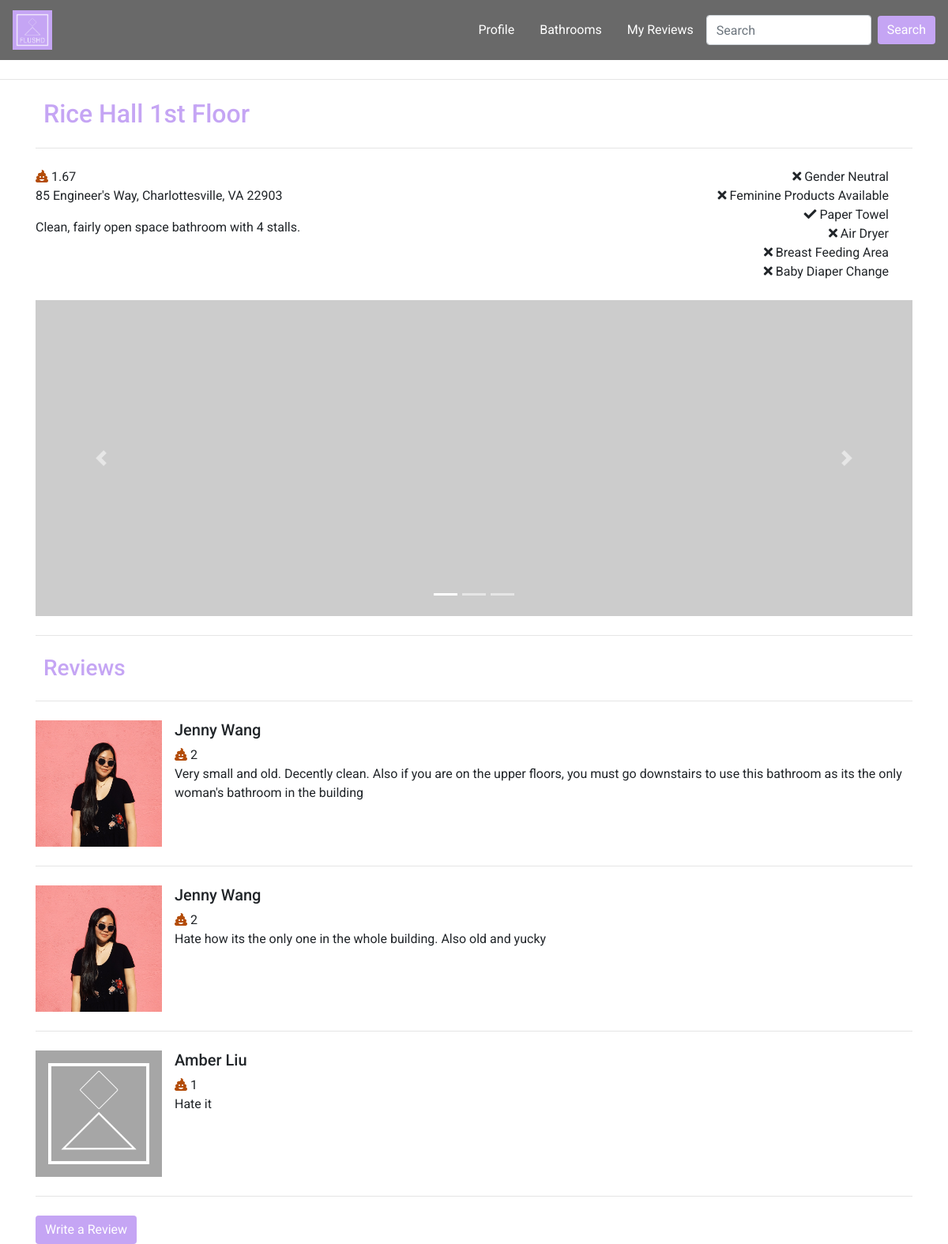
The page /bathroom-detail.php?bID=2 on the database as committed earlier.
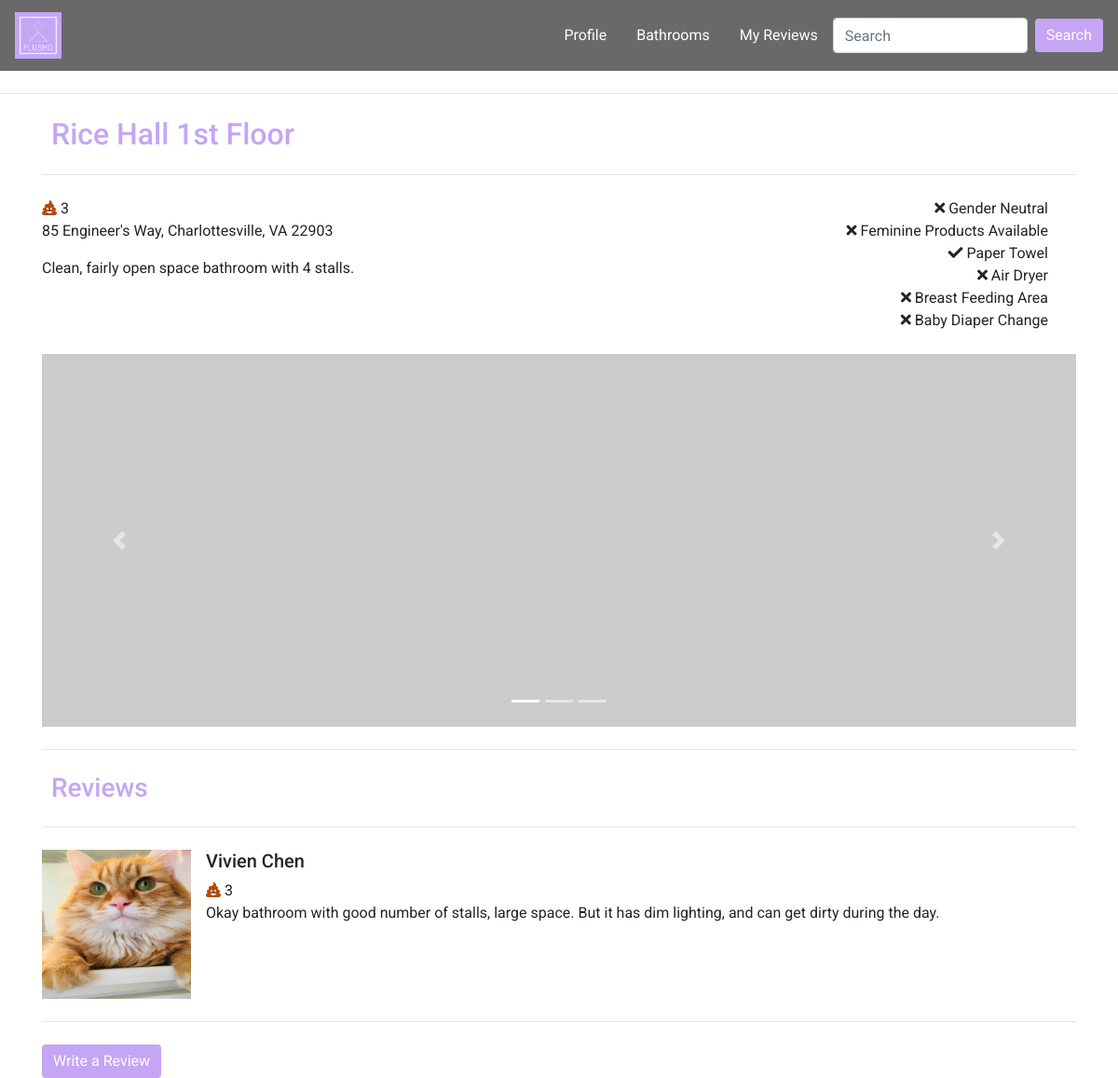
The same page on the database as committed later.
### tables this page shows
CREATE TABLE `bathrooms` (
  `ID` int(6) NOT NULL,
  `bTitle` varchar(100) NOT NULL,
  `bDesc` varchar(300) NOT NULL,
  `bLoc` varchar(200) NOT NULL,
  `AvgRating` float DEFAULT '0',
  `GenderNeutral` tinyint(1) NOT NULL DEFAULT '0',
  `FemProducts` tinyint(1) NOT NULL DEFAULT '0',
  `PaperTowel` tinyint(1) NOT NULL DEFAULT '0',
  `AirDryer` tinyint(1) NOT NULL DEFAULT '0',
  `BreastFeed` tinyint(1) NOT NULL DEFAULT '0',
  `Diaper` tinyint(1) NOT NULL DEFAULT '0'
);

CREATE TABLE `reviews` (
  `ID` int(6) NOT NULL,
  `uID` int(6) NOT NULL,
  `bID` int(6) NOT NULL,
  `title` varchar(100) NOT NULL,
  `rDesc` varchar(300) NOT NULL,
  `rating` int(2) NOT NULL
);

CREATE TABLE `users` (
  `ID` int(6) NOT NULL,
  `firstname` varchar(50) NOT NULL,
  `lastname` varchar(50) NOT NULL,
  `username` varchar(50) NOT NULL,
  `email` varchar(100) NOT NULL,
  `pwd` varchar(100) NOT NULL,
  `reg_date` timestamp NOT NULL DEFAULT CURRENT_TIMESTAMP COMMENT 'date the user registered',
  `profilepic` varchar(100) DEFAULT NULL,
  `admin` tinyint(1) NOT NULL DEFAULT '0'
);

### bathroom-detail.php (the view, shortened to what this page needs)
<!DOCTYPE html>
<html lang="en">
    <head>
        <link rel="stylesheet" href="https://maxcdn.bootstrapcdn.com/bootstrap/4.2.1/css/bootstrap.min.css" />
        <link rel="stylesheet" href="styles/style.css">
        <link rel="stylesheet" href="styles/bathroom-profile.css">
        <link rel="stylesheet" href="styles/user-home-style.css">
        <link rel="stylesheet" href="https://use.fontawesome.com/releases/v5.7.2/css/all.css">
    </head>
<?php
$bID = (int) $_GET['bID'];
$servername = "localhost";
$username = "root";
$password = "";
$dbname = "flushd";
$conn = new mysqli($servername, $username, $password, $dbname);
$get_bath_detail = "SELECT bTitle, AvgRating, bLoc, bDesc
FROM bathrooms B
WHERE ID=$bID";
$result = $conn->query($get_bath_detail);
if ($result -> num_rows > 0) {
    $row = $result->fetch_assoc();
    extract($row);
} else {
    echo 'No results';
}
$get_reviews = "SELECT R.ID, R.title, R.uID, R.rDesc, R.rating, U.firstname, U.lastname, U.profilepic
FROM bathrooms B
INNER JOIN reviews R ON R.bID = B.ID
INNER JOIN users U ON R.uID = U.ID
WHERE R.bID=$bID";
$reviews = null;
$result = $conn->query($get_reviews);
if ($result -> num_rows > 0) {
    while($row = $result->fetch_assoc()) {
        extract($row);
        $reviews[] = array('rID'=>$ID,'rTitle'=>$title, 'rDesc'=>$rDesc, 'rating'=>$rating, 'uID'=>$uID,
         'fname'=>$firstname, 'lname'=>$lastname, 'profilepic'=>$profilepic);
    }
}
?>
    <body>
        <nav class="navbar sticky-top navbar-expand-lg" id="mainNav">
            <a class="navbar-brand" href="user-home.html">
              <img src="images/FLUSHD_logo.PNG" width="50" height="50" class="d-inline-block align-top" alt="logo">
            </a>
            <div class="collapse navbar-collapse justify-content-end" id="collapsibleNavbar">
                <ul class="nav nav-pills">
                    <li class="nav-item">
                      <a class="nav-link" id="profile-link" href="user-profile.php">Profile</a>
                    </li>
                    <li class="nav-item">
                        <a class="nav-link" id="bathroom-link" href="bathroom-index.html">Bathrooms</a>
                    </li>
                    <li class="nav-item">
                      <a class="nav-link" id="reviews-link" href="#">My Reviews</a>
                    </li>
                </ul>
                <form class="form-inline my-2 my-lg-0">
                    <input class="form-control mr-sm-2" type="search" placeholder="Search" aria-label="Search">
                    <button class="btn btn-outline-success my-2 my-sm-0" type="submit">Search</button>
                </form>
            </div>
        </nav>
        <hr class="my-4">
        <div class="container" id="bathroomInfo">
            <h2 id="bathroom-title"><?php echo $bTitle;?></h2>
            <hr class="my-4">
            <div class="row">
                <div class="col left-col">
                        <span class="fas fa-poo checked" id="poo-rating1"></span>
                        <span id="avg-rating"><?php echo round($AvgRating, 2); ?></span>
                        <p id="bath-address"><?php echo $bLoc;?></p>
                        <p id="bath-desc"><?php echo $bDesc?></p>
                </div>
                <div class="col right-col">
                    <i class="<?php $xml=simplexml_load_file("bathrooms.xml") or die("Error: Cannot create object");
                        if($xml->bath[$bID]->GenderNeutral == 1) {echo 'fas fa-check';} else{echo 'fas fa-times';} ?>" id="gender-icon"></i><span> Gender Neutral</span><br>
                    <i class="<?php $xml=simplexml_load_file("bathrooms.xml") or die("Error: Cannot create object");
                        if($xml->bath[$bID]->FemProducts == 1) {echo 'fas fa-check';} else{echo 'fas fa-times';} ?>" id="fem-icon"></i><span> Feminine Products Available</span><br>
                    <i class="<?php $xml=simplexml_load_file("bathrooms.xml") or die("Error: Cannot create object");
                        if($xml->bath[$bID]->PaperTowel == 1) {echo 'fas fa-check';} else{echo 'fas fa-times';} ?>" id="paper-icon"></i><span> Paper Towel</span><br>
                    <i class="<?php $xml=simplexml_load_file("bathrooms.xml") or die("Error: Cannot create object");
                        if($xml->bath[$bID]->AirDryer == 1) {echo 'fas fa-check';} else{echo 'fas fa-times';} ?>" id="air-icon"></i><span> Air Dryer</span><br>
                    <i class="<?php $xml=simplexml_load_file("bathrooms.xml") or die("Error: Cannot create object");
                        if($xml->bath[$bID]->BreastFeed == 1) {echo 'fas fa-check';} else{echo 'fas fa-times';} ?>" id="breast-icon"></i><span> Breast Feeding Area</span><br>
                    <i class="<?php $xml=simplexml_load_file("bathrooms.xml") or die("Error: Cannot create object");
                        if($xml->bath[$bID]->Diaper == 1) {echo 'fas fa-check';} else{echo 'fas fa-times';} ?>" id="diaper-icon"></i><span> Baby Diaper Change</span><br>
                </div>
            </div>
            <br>
            <div id="bathroomPics" class="carousel slide" data-ride="carousel">
                <ol class="carousel-indicators">
                    <li data-target="#bathroomPics" data-slide-to="0" class="active"></li>
                    <li data-target="#bathroomPics" data-slide-to="1"></li>
                    <li data-target="#bathroomPics" data-slide-to="2"></li>
              </ol>
                <div class="carousel-inner">
                    <div class="carousel-item active">
                        <img src="http://placehold.it/150x150" class="d-block w-100" alt="pic1">
                    </div>
                </div>
                <a class="carousel-control-prev" href="#bathroomPics" role="button" data-slide="prev">
                    <span class="carousel-control-prev-icon" aria-hidden="true"></span>
                </a>
                <a class="carousel-control-next" href="#bathroomPics" role="button" data-slide="next">
                    <span class="carousel-control-next-icon" aria-hidden="true"></span>
                </a>
            </div>
            <hr class="my-4">
        </div>
        <div class="container" id='reviews'>
            <h3>Reviews</h3>
            <div class="review-container">
            <hr class="my-4">
            <?php
            if ($reviews != null) {
            foreach ($reviews as $review) { ?>
            <div class="review">
            <div class="media">
                <img src="<?php if ($review['profilepic'] != null) {echo $review['profilepic'];} else {echo 'images/defaulticon.png';}?>"
                style="width: 10rem; height: 10rem;" class="align-self-start mr-3 image-fluid" alt="...">
                <div class="media-body">
                    <h5 class="mt-0"><?php echo $review['fname'] . ' ' . $review['lname'];?></h5>
                    <span class="fas fa-poo checked"></span><span class="usr-rating"> <?php echo $review['rating'] ?> </span>
                    <p><?php echo $review['rDesc'] ?></p>
                </div>
            </div>
            <hr class="my-4">
            </div>
            <?php }
            } else {echo 'No reviews';} ?>
            </div>
        </div>
        <div class="container">
            <a href="submit-review.php" class="btn btn-primary" id="reviewFormSubmitBtn">Write a Review</a>
        </div>
    </body>
</html>

### styles/style.css (style rules this page uses)
.btn { font-family: "Roboto", sans-serif; background:#C5A5F4; border:#C5A5F4; }
a { font-family: "Roboto", sans-serif; color:#C5A5F4; }
h2 { font-family: "Roboto", sans-serif; color:#C5A5F4; padding-left: 10px; }
h3 { font-family: "Roboto", sans-serif; color:#C5A5F4; padding-left: 10px; }
#mainNav { font-family: "Roboto", sans-serif; background-color: rgb(105, 105, 105); }
#mainNav a { font-family: "Roboto", sans-serif; color:white; }
body { position:relative; font-family: "Roboto", sans-serif; }
html { scroll-behavior: smooth; }
* { box-sizing: border-box; }
.row { width: 100%; }

### styles/bathroom-profile.css (style rules this page uses)
.carousel-inner { width:100%; max-height: 400px !important; }
.d-block { width:100%; }
.checked { color:rgb(179, 76, 8); }
.left-col { text-align: left; }
.right-col { text-align: right; }

### styles/user-home-style.css (style rules this page uses)
.btn { color:white; }

Rows that differ between the two databases and show on the page:
no longer on this page (row edited): reviews: uID.profilepic (picture), uID.firstname "Jenny", uID.lastname "Wang", rating "2", rDesc "Very small and old. Decently clean. Also if you are on the upper floors, you must go downstairs to use this bathroom as its the only woman's bathroom in the building"
no longer on this page (row edited): reviews: uID.profilepic (picture), uID.firstname "Jenny", uID.lastname "Wang", rating "2", rDesc "Hate how its the only one in the whole building. Also old and yucky"
no longer on this page (row edited): reviews: uID.firstname "Amber", uID.lastname "Liu", rating "1", rDesc "Hate it"
changed bathrooms "Rice Hall 1st Floor": AvgRating "1.67" → "3"
added reviews: uID.profilepic (picture), uID.firstname "Vivien", uID.lastname "Chen", rating "3", rDesc "Okay bathroom with good number of stalls, large space. But it has dim lighting, and can get dirty during the day."
